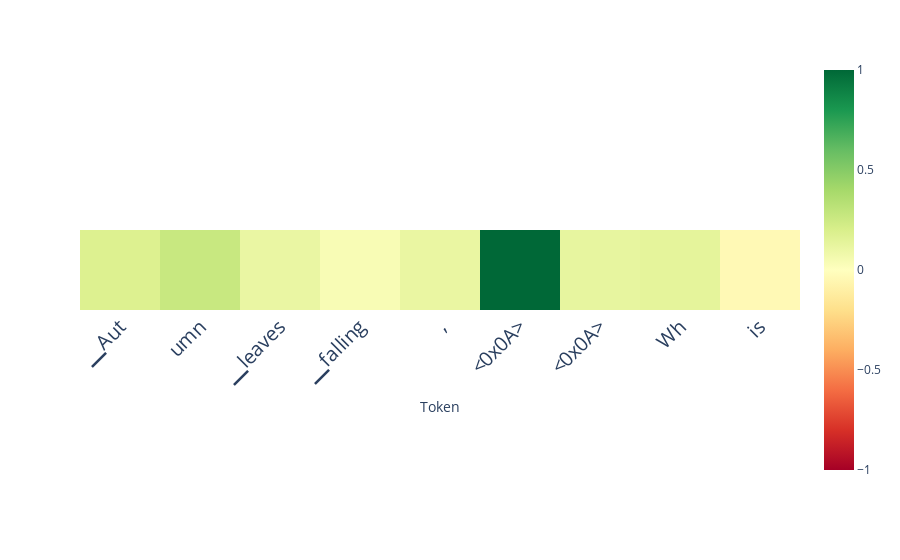

Notebook cell for this chart:
### Code cell
scores_per_token = ld.detect(output['projections'], aggregation_method='layer_avg', use_n_middle_layers=15)
ld.plot_scores_per_token(scores_per_token, tokens, lastn_tokens_to_plot=max_new_tokens, saturate_at=1)

### Figure 1 — Plotly figure (JSON) as saved in the notebook; plotly's stock layout.template omitted (floating-point values rounded to 4 significant figures)
{"data": [{"coloraxis": "coloraxis", "hovertemplate": "Token: %{x}<br>y: %{y}<br>color: %{z}<extra></extra>", "name": "0", "type": "heatmap", "xaxis": "x", "yaxis": "y", "z": [[0.1809, 0.2664, 0.1081, 0.03766, 0.1119, 7.141, 0.1247, 0.1385, -0.03958]]}], "layout": {"autosize": true, "coloraxis": {"cmax": 1, "cmin": -1, "colorscale": [[0, "rgb(165,0,38)"], [0.1, "rgb(215,48,39)"], [0.2, "rgb(244,109,67)"], [0.3, "rgb(253,174,97)"], [0.4, "rgb(254,224,139)"], [0.5, "rgb(255,255,191)"], [0.6, "rgb(217,239,139)"], [0.7, "rgb(166,217,106)"], [0.8, "rgb(102,189,99)"], [0.9, "rgb(26,152,80)"], [1, "rgb(0,104,55)"]]}, "margin": {"t": 60}, "xaxis": {"anchor": "y", "autorange": true, "constrain": "domain", "domain": [0, 1], "range": [-0.5, 8.5], "scaleanchor": "y", "tickangle": -45, "tickfont": {"size": 20}, "ticktext": ["▁Aut", "umn", "▁leaves", "▁falling", ",", "<0x0A>", "<0x0A>", "Wh", "is", "pers"], "tickvals": [0, 1, 2, 3, 4, 5, 6, 7, 8, 9], "title": {"text": "Token"}}, "yaxis": {"anchor": "x", "autorange": true, "constrain": "domain", "domain": [0.301, 0.699], "range": [0.5, -0.5], "showticklabels": false}}}
